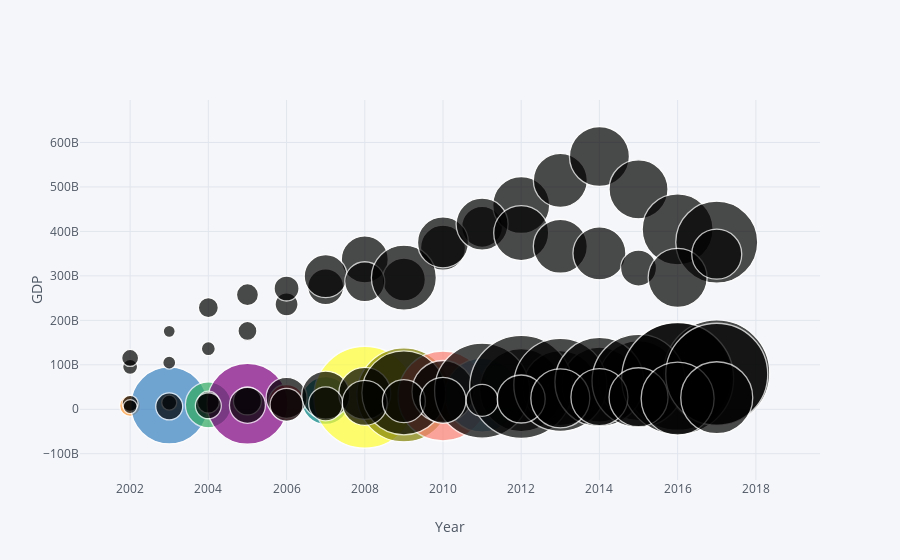

Notebook cell for this chart:
### Code cell
select_top_country_df.iplot(kind='bubble', x='Year', mode='markers', y='GDP', size='Total Aid', text='Country',
             xTitle='Year', yTitle='GDP',
             filename='Aid_vs_GDP_bubbleplot')
